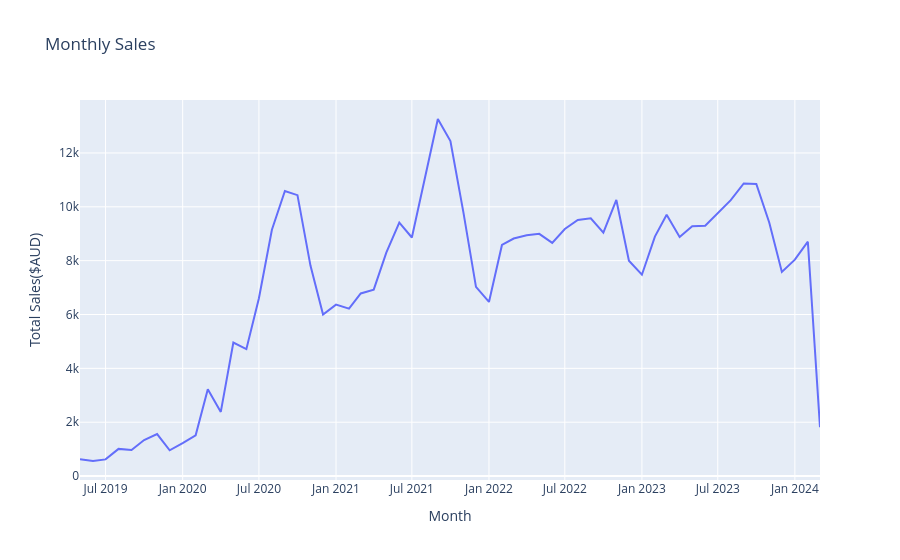

The notebook cell saved with this chart:
### Markdown cell above
### Monthly revenue trend analysis

### Code cell
df['date_created']
df['month'] = df['date_created'].dt.to_period('M')
monthly_sales = df.groupby('month')['total'].sum() / 100

fig = px.line(x=monthly_sales.index.astype(str), y=monthly_sales.values, labels={'x':'Month', 'y':'Total Sales($AUD)'}, title='Monthly Sales')
fig.show()

### Figure 1 — Plotly figure (JSON) as saved in the notebook; plotly's stock layout.template omitted (floating-point values rounded to 4 significant figures)
{"data": [{"hovertemplate": "Month=%{x}<br>Total Sales($AUD)=%{y}<extra></extra>", "legendgroup": "", "line": {"color": "#636efa", "dash": "solid"}, "marker": {"symbol": "circle"}, "mode": "lines", "name": "", "orientation": "v", "showlegend": false, "type": "scatter", "x": ["2019-05", "2019-06", "2019-07", "2019-08", "2019-09", "2019-10", "2019-11", "2019-12", "2020-01", "2020-02", "2020-03", "2020-04", "2020-05", "2020-06", "2020-07", "2020-08", "2020-09", "2020-10", "2020-11", "2020-12", "2021-01", "2021-02", "2021-03", "2021-04", "2021-05", "2021-06", "2021-07", "2021-08", "2021-09", "2021-10", "2021-11", "2021-12", "2022-01", "2022-02", "2022-03", "2022-04", "2022-05", "2022-06", "2022-07", "2022-08", "2022-09", "2022-10", "2022-11", "2022-12", "2023-01", "2023-02", "2023-03", "2023-04", "2023-05", "2023-06", "2023-07", "2023-08", "2023-09", "2023-10", "2023-11", "2023-12", "2024-01", "2024-02", "2024-03"], "xaxis": "x", "y": [621.6, 559.3, 619.2, 1009.0, 967.5, 1337.0, 1559.0, 958.3, 1227.0, 1511.0, 3222.0, 2383.0, 4956, 4714.0, 6602, 9149.0, 10590.0, 10430.0, 7817.0, 6001.0, 6368.0, 6216, 6783.0, 6924.0, 8296, 9413.0, 8860.0, 11090.0, 13260.0, 12440.0, 9794.0, 7027.0, 6465.0, 8583, 8820.0, 8944.0, 8996.0, 8660.0, 9176.0, 9511.0, 9575.0, 9043.0, 10260.0, 7995.0, 7477.0, 8892.0, 9703.0, 8877.0, 9281.0, 9297.0, 9758, 10250.0, 10870.0, 10850.0, 9409.0, 7580.0, 8039.0, 8704.0, 1813.0], "yaxis": "y"}], "layout": {"legend": {"tracegroupgap": 0}, "title": {"text": "Monthly Sales"}, "xaxis": {"anchor": "y", "domain": [0, 1], "title": {"text": "Month"}}, "yaxis": {"anchor": "x", "domain": [0, 1], "title": {"text": "Total Sales($AUD)"}}}}
